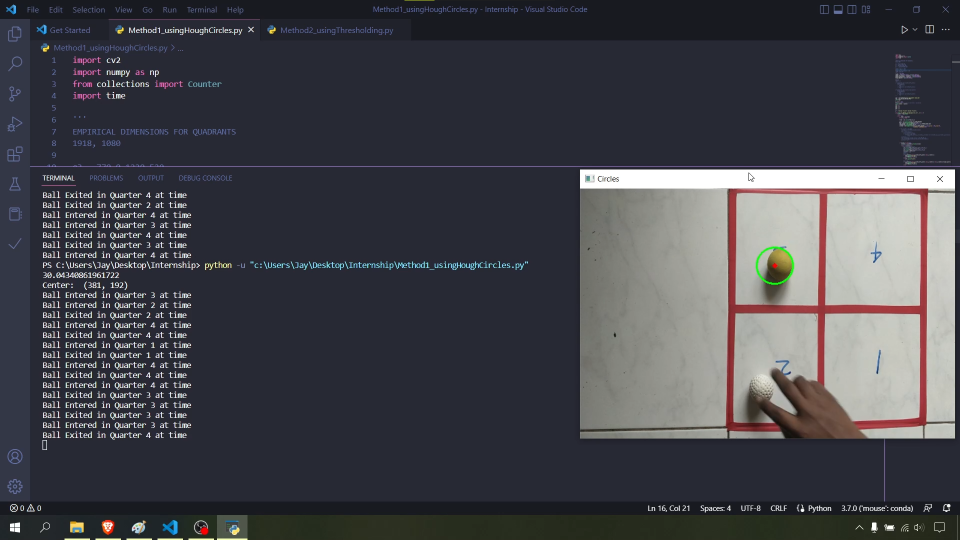
#> input picture ms1.png, 1920 x 1080 px, given in place of AI Assignment video.mp4, which was not available (shown at 1/2 size)
$ python Method1_usingHoughCircles.py
#> lines starting #> are read from the running program, lines starting #| are printed output that depends on the picture; after the words box and inside, x2 and y2 are one past the last pixel; in counts of white or black regions, pixels touching at a corner belong together; pictures that were not available may be replaced by others from this repository, and a replacement may not be noted
import cv2
import numpy as np
from collections import Counter
import time

'''
EMPIRICAL DIMENSIONS FOR QUADRANTS
1918, 1080

q3 - 770,0 1220,520
q4 - 1220,0 1740, 520
q2 - 770,520 1220,1040
q1  - 1220,520 1740,1040

width of q3 q2 = 450
width of q4 q1 = 520
height of all quadrants = 520
center 1220,520
'''
(x,y) = (600,400)
center = (int((1220/1920)*x),int((520/1080)*y))
width_left_quaters = center[0] - int((450/1920)*x)
width_right_quaters = center[0] + int((520/1920)*x)
height_quaters = int((520/1080)*y)

#bounds
#point x,y
'''
if x<center[0] and x>width_left_quaters:
    #left_quarter:
    if y<center[1]:
        #q3
    if y>center[1] and y<height_quaters:
        #q2

if x>center[0] and x<width_right_quaters:
    #right_quaters:
    if y<center[1]:
        #q4
    if y>center[1] and y<height_quaters:
        #q1
'''

vid = cv2.VideoCapture('AI Assignment video.mp4')
fps = vid.get(cv2.CAP_PROP_FPS)
print(fps)

p_circle = None
#dist = lambda x1,y1,x2,y2: (x1-x2)**2 - (y1-y2)**2
print("Center: ",center)
ctr = 1
qf1 = []
qf2 = []
qf3 = []
qf4 = []

qf = ["Exited","Exited","Exited","Exited"]

with open('res_Method1_usingHoughCircles.txt', 'w') as f:
    t_start = time.time()

    while True:
        _, frame = vid.read()
#> frame is the input picture: shape (1080, 1920, 3); mean B, G, R 74, 67.7, 67.3
        if not _: break

        frame = cv2.resize(frame,(x,y))
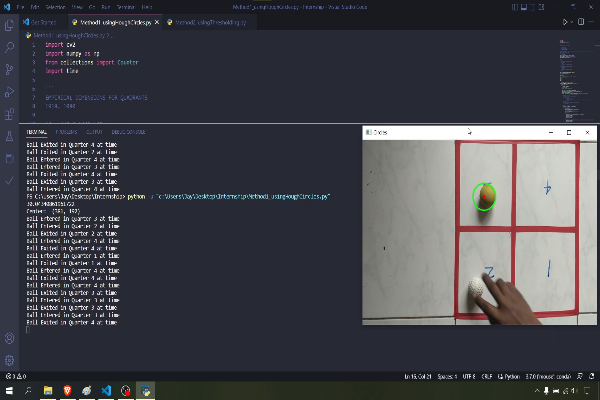
#> frame: shape (400, 600, 3); mean B, G, R 74.2, 67.9, 67.5

        gray = cv2.cvtColor(frame,cv2.COLOR_BGR2GRAY)
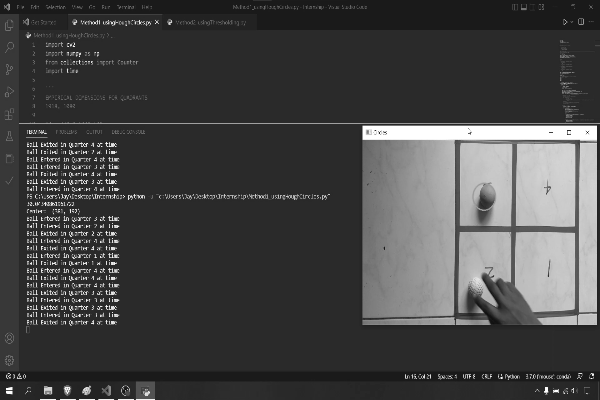
#> gray: shape (400, 600); min 1, max 255, mean 68.6
        blur = cv2.GaussianBlur(gray,(7,7),0)
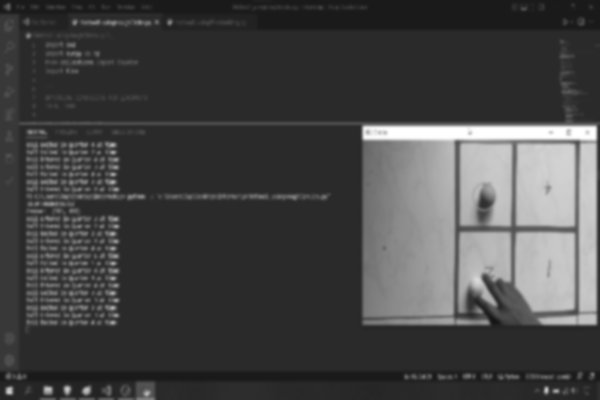
#> blur: shape (400, 600); min 20, max 255, mean 68.6
        ret,thresh1 = cv2.threshold(gray,127,255,cv2.THRESH_BINARY_INV)
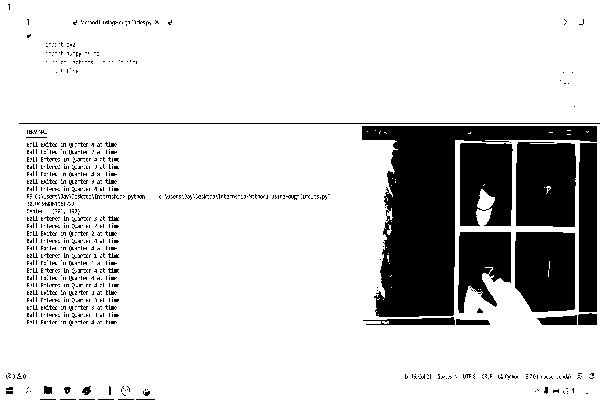
#> thresh1: shape (400, 600); 82.9% white; 831 black regions (788 under 20 px), largest, box (x1, y1, x2, y2) and area: (362, 126, 597, 317) 15503, (516, 142, 576, 227) 4912, (515, 232, 575, 312) 4494
        thresh1=cv2.dilate(thresh1,(5,5))
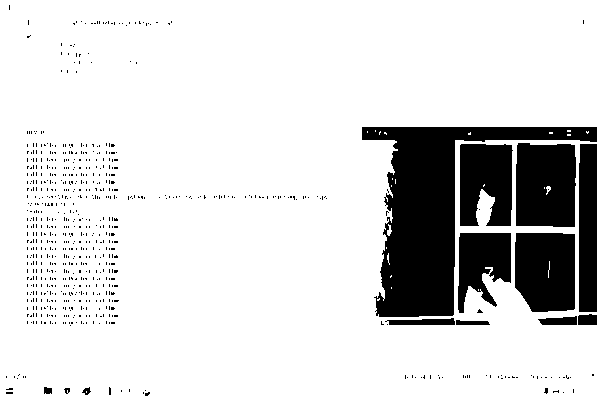
#> thresh1: shape (400, 600); 84.6% white; 732 black regions (719 under 20 px), largest, box (x1, y1, x2, y2) and area: (362, 127, 597, 317) 15095, (516, 143, 576, 227) 4816, (515, 233, 575, 312) 4432
        circles = cv2.HoughCircles(blur,cv2.HOUGH_GRADIENT,1.2,100,param1 = 100,param2=30,
                                    minRadius= 1,maxRadius=40)
#> circles = [[75, 203.4, 36.64], [49.8, 300.6, 23.44]]

        '''if circles is not None:
            circles = np.uint16(np.around(circles))
            cur = None
            for i in circles[0,:]:
                if cur is None: cur =i
                if p_circle is not None:
                    if dist(cur[0],cur[1],p_circle[0],p_circle[1]) <= dist(i[0],i[1],p_circle[0],p_circle[1]):
                        cur=i
            print(cur)
            cv2.circle(frame,(cur[0],cur[1]),1,(0,100,100),3)
            cv2.circle(frame,(cur[0],cur[1]),cur[2],(255,0,255),3)
            p_circle = cur'''


        if circles is not None:
            circles = np.uint16(np.around(circles))
#> circles = [[75, 203, 37], [50, 301, 23]]
            # Draw the circles
            for i in circles[0,:]:
                # draw the outer circle
                cv2.circle(frame,(i[0],i[1]),i[2],(0,255,0),2)
                # draw the center of the circle
                cv2.circle(frame,(i[0],i[1]),2,(0,0,255),3)
                (x_c,y_c) = (i[0],i[1])
                #quadrant flags
                #event
                #is in q3:
                if x_c<center[0] and x_c>width_left_quaters and y_c<center[1]:
                    qf3.append("Entered")
                    c3=frame[i[1]+5,i[0]+5]
                else:
                    qf3.append("Exited")

                #is in q2
                if x_c<center[0] and x_c>width_left_quaters and y_c>center[1] and y_c<center[1]+height_quaters:
                    qf2.append("Entered")
                    c2=frame[i[1]+5,i[0]+5]
                else:
                    qf2.append("Exited")

                #is in q4
                if x_c>center[0] and x_c<width_right_quaters and y_c<center[1]:
                    qf4.append("Entered")
                    c4=frame[i[1]+5,i[0]+5]
                else:
                    qf4.append("Exited")

                #is in q1
                if x_c>center[0] and x_c<width_right_quaters and y_c>center[1] and y_c<center[1]+height_quaters:
                    qf1.append("Entered")
                    c1=frame[i[1]+5,i[0]+5]
                else:
                    qf1.append("Exited")


                ctr=ctr+1
                modulo = int(fps)
                if ctr%modulo==0:
                    num = qf1.count("Entered")
                    prev1 = qf[0]
                    if num>=(modulo/3):
                        qf[0] = "Entered"
                    else: qf[0] = "Exited"
                    if prev1!=qf[0]:
                        print("Ball {} in Quarter 1 at time".format(qf[0]))
                        f.write('{}, Quadrant 1,{},{}\n'.format(time.time()-t_start,c1,qf[0]))
                    qf1.clear()

                    num = qf2.count("Entered")
                    prev2 = qf[1]
                    if num>=(modulo/3):
                        qf[1] = "Entered"
                    else: qf[1] = "Exited"
                    if prev2!=qf[1]:
                        print("Ball {} in Quarter 2 at time".format(qf[1]))
                        f.write('{}, Quadrant 2,{},{}\n'.format(time.time()-t_start,c2,qf[1]))
                    qf2.clear()

                    num = qf3.count("Entered")
                    prev3 = qf[2]
                    if num>=(modulo/3):
                        qf[2] = "Entered"
                    else: qf[2] = "Exited"
                    if prev3!=qf[2]:
                        print("Ball {} in Quarter 3 at time".format(qf[2]))
                        f.write('{}, Quadrant 3,{},{}\n'.format(time.time()-t_start,c3,qf[2]))
                    qf3.clear()

                    num = qf4.count("Entered")
                    prev4 = qf[3]
                    if num>=(modulo/3):
                        qf[3] = "Entered"
                    else: qf[3] = "Exited"
                    if prev4!=qf[3]:
                        print("Ball {} in Quarter 4 at time".format(qf[3]))
                        f.write('{}, Quadrant 4,{},{}\n'.format(time.time()-t_start,c4,qf[3]))
                    qf4.clear()


                cv2.imshow("Circles",frame)
#> this loop made 2 passes
#> (i, x_c, y_c, ctr, modulo) on passes 1 to 2: ([75, 203, 37], 75, 203, 2, 30), ([50, 301, 23], 50, 301, 3, 30)
#> pass 1, `cv2.imshow("Circles",frame)`:
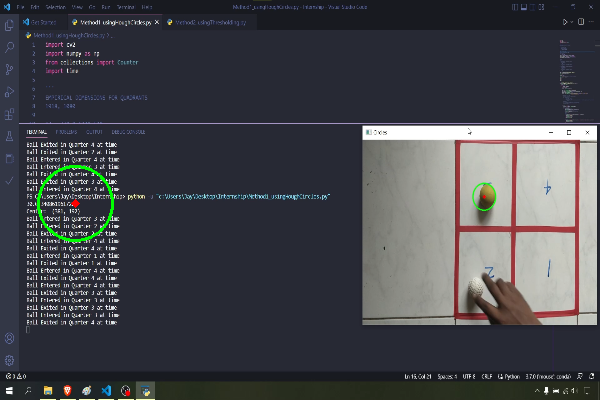
#> window 'Circles': shape (400, 600, 3); mean B, G, R 73.9, 68.4, 67.3
#> pass 2, `cv2.imshow("Circles",frame)`:
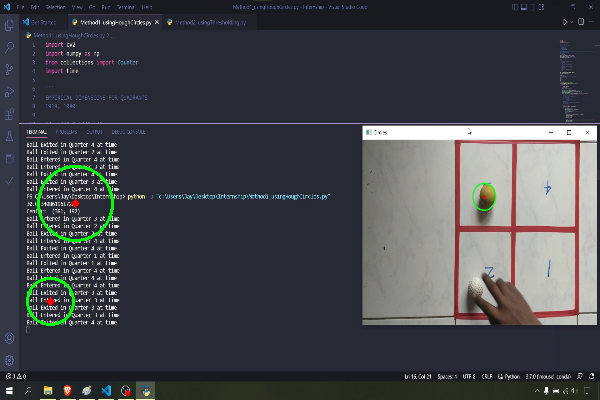
#> window 'Circles': shape (400, 600, 3); mean B, G, R 73.8, 68.7, 67.2
#> after the loop, ctr = 3; qf = ['Exited', 'Exited', 'Exited', 'Exited']; qf1 = ['Exited', 'Exited']; qf2 = ['Exited', 'Exited']; qf3 = ['Exited', 'Exited']; qf4 = ['Exited', 'Exited']

        cv2.imshow("Circles",frame)
        #cv2.imshow("Gray",gray)
        #cv2.imshow("Blur",blur)
        #cv2.imshow("Thresh",thresh1)
        if cv2.waitKey(1) & 0xFF == ord('q'):
#> (key q is pressed here)
            break
    vid.release()
    cv2.destroyAllWindows()
    elapsed = time.time()-t_start
    f.write("Elapsed time: " + time.strftime("%H:%M:%S.{}".format(str(elapsed % 1)[2:])[:15], time.gmtime(elapsed)))
f.close()


''' if x_c<center[0] and x_c>width_left_quaters:
                #left_quarter:
                if y_c<center[1]:
                    #q3
                    print("Ball of color:{} is in Quater 3".format(frame[i[1]+5,i[0]+5]))
                    #event
                    if qf[2]=="Empty":
                        qf[2] = "Entered"
                        print("Ball Entered in Quater 3")
                    if qf[2]=="Empty":
                        qf[2] = "Entered"
                        print("Ball Entered in Quater 3")
                if y_c>center[1] and y_c<center[1]+height_quaters:
                    #q2
                    print("Ball of color:{} is in Quater 2".format(frame[i[1]+5,i[0]+5]))
            if x_c>center[0] and x_c<width_right_quaters:
                #right_quaters:
                if y_c<center[1]:
                    #q4
                    print("Ball of color:{} is in Quater 4".format(frame[i[1]+5,i[0]+5]))
                if y_c>center[1] and y_c<center[1]+height_quaters:
                    #q1
                    print("Ball of color:{} is in Quater 1".format(frame[i[1]+5,i[0]+5]))'''

$ run again, on ms2.png
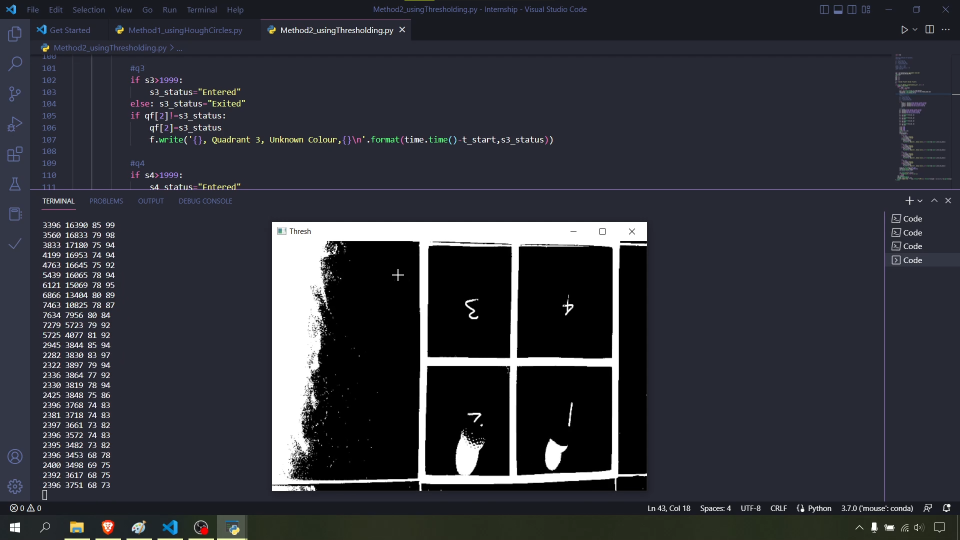
#> input picture ms2.png, 1920 x 1080 px, given in place of AI Assignment video.mp4, which was not available (shown at 1/2 size)
#> frame is the input picture: shape (1080, 1920, 3); mean B, G, R 56.9, 49.3, 47.6
#> `thresh1=cv2.dilate(thresh1,(5,5))`:
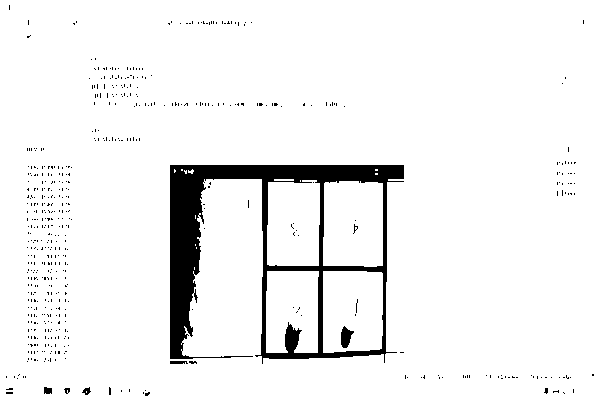
#> thresh1: shape (400, 600); 94.3% white; 559 black regions (553 under 20 px), largest, box (x1, y1, x2, y2) and area: (170, 165, 404, 364) 12026, (341, 326, 354, 348) 178, (170, 361, 188, 364) 49, (44, 387, 52, 394) 49, (82, 387, 91, 395) 40, (64, 388, 70, 394) 24
#> `circles = cv2.HoughCircles(blur,cv2.HOUGH_GRADIENT,1.2,100,param1 = 10..`: circles = [[48.6, 204.6, 22.12], [45, 340.2, 12.64], [300.6, 336.6, 21.76]]
#> `circles = np.uint16(np.around(circles))`: circles = [[49, 205, 22], [45, 340, 13], [301, 337, 22]]
#> the loop `for i in circles[0,:]:` made 3 passes
#> (i, x_c, y_c, c2) on pass 3: ([301, 337, 22], 301, 337, [0, 0, 0])
#> after the loop `for i in circles[0,:]:`:
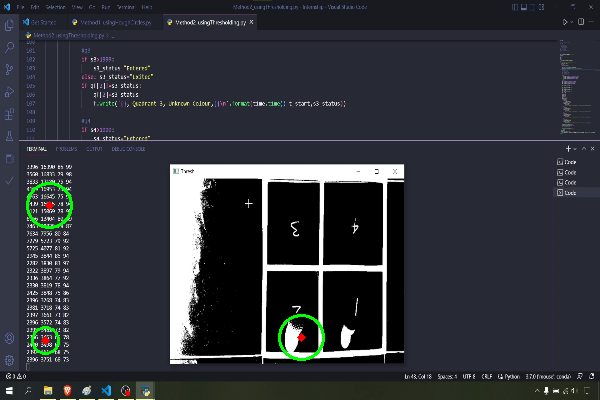
#> frame: shape (400, 600, 3); mean B, G, R 56.6, 50.2, 47.5
#> after the loop `for i in circles[0,:]:`: ctr = 4; qf = ['Exited', 'Exited', 'Exited', 'Exited']; qf1 = ['Exited', 'Exited', 'Exited']; qf2 = ['Exited', 'Exited', 'Entered']; qf3 = ['Exited', 'Exited', 'Exited']
